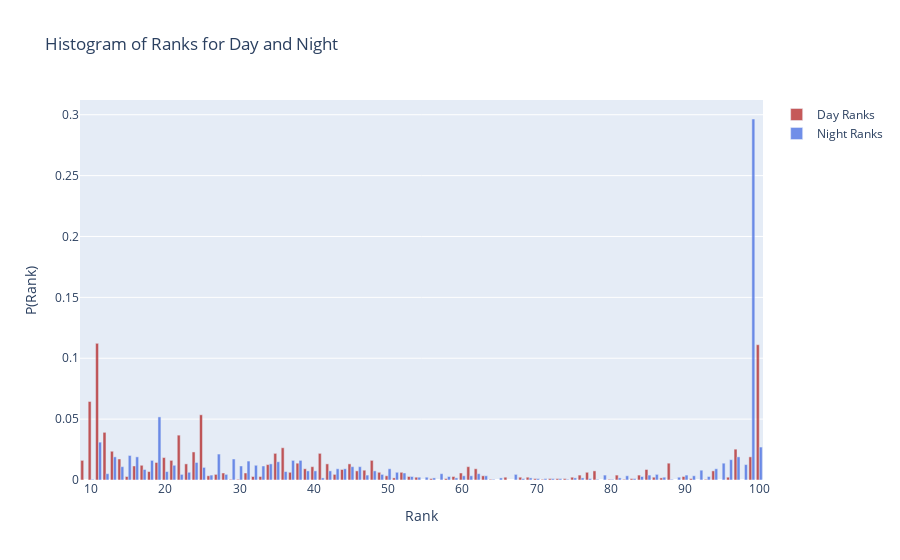

Notebook code for this chart:
### Code cell
fig = go.Figure()


value, count = np.unique(all_ranks_day, return_counts=True)
count = count / count.sum()
fig.add_trace(
    go.Bar(
        x=value,
        y=count,
        name="Day Ranks",
        marker_color="firebrick",
        opacity=0.75,
    )
)

value, count = np.unique(all_ranks_night, return_counts=True)
count = count / count.sum()
fig.add_trace(
    go.Bar(
        x=value,
        y=count,
        name="Night Ranks",
        marker_color="royalblue",
        opacity=0.75,
    )
)

# Update layout
fig.update_layout(
    title="Histogram of Ranks for Day and Night",
    xaxis_title="Rank",
    yaxis_title="P(Rank)",
    barmode="group",
)

fig.show()
